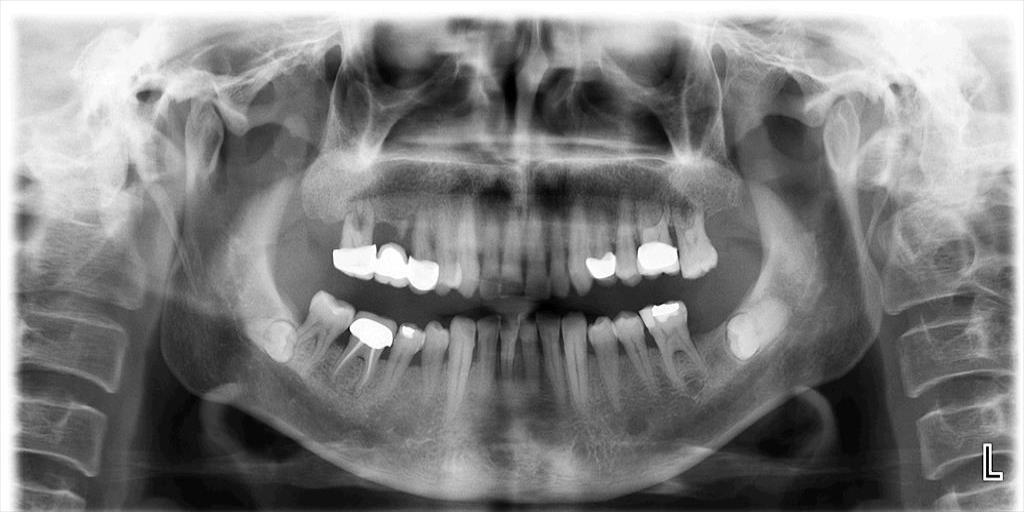
#> input picture image processing codes/KODLAR9_Esikleme_Threshold/KODLAR9_Esikleme_Threshold/Resim13_Rontgen_Panoramik.jpg, 1024 x 512 px
$ python K9_1_1_RESIM_Esikleme_Threshold_BINARY.py
#> lines starting #> are read from the running program, lines starting #| are printed output that depends on the picture; after the words box and inside, x2 and y2 are one past the last pixel; in counts of white or black regions, pixels touching at a corner belong together

import cv2
import numpy as np
import matplotlib.pyplot as plt

# Resmi oku
img1 = cv2.imread('Resim13_Rontgen_Panoramik.jpg')
#> img1 is the input picture: shape (512, 1024, 3); min 0, max 255, mean 127.4
#img1 = cv2.imread('Resim2_Coklu_Bugday.png')

# Gri tonlamaya çevir
img = cv2.cvtColor(img1, cv2.COLOR_BGR2GRAY)

# Eşikleme işlemi uygula (cv2.THRESH_BINARY)
# Piksel değerleri eşik değerinden büyükse, 255 (beyaz) değerini alır, aksi halde 0 (siyah) değerini alır.
ret1, thresh1 = cv2.threshold(img, 230, 255, cv2.THRESH_BINARY)
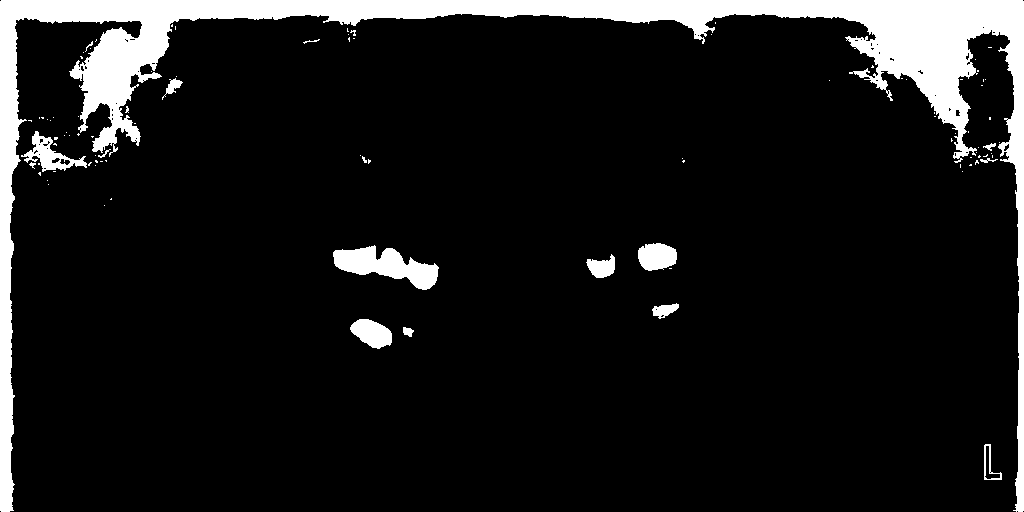
#> thresh1: shape (512, 1024); 10% white; 95 white regions (79 under 20 px), largest, box (x1, y1, x2, y2) and area: (0, 0, 1024, 512) 45739, (333, 245, 439, 290) 2408, (21, 131, 87, 172) 918

# Gri seviye resmin histogramını hesapla
hist = cv2.calcHist([img], [0], None, [256], [0, 256])
#> hist = 256 values, max 11088 at index 255, min 41 at index 3, mean 2048

# Histogramı çiz
plt.plot(hist, color='b')
plt.title('Gri Seviye Histogram')
plt.show()
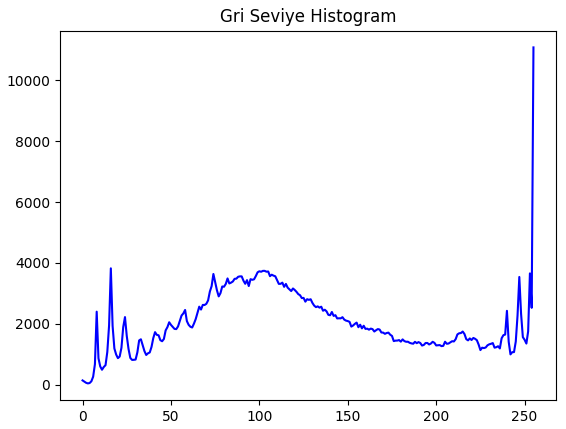
#> figure drawn by matplotlib, 1 panel; curve peaks at x = 255, y = 11088

# Resimleri göster
cv2.imshow("RENKLI", img1)
cv2.imshow("GRAY", img)
cv2.imshow("THRESH_BINARY", thresh1)

# Bekle ve ekrandan çık
cv2.waitKey(0)
cv2.destroyAllWindows()

$ run again, with image processing codes/KODLAR9_Esikleme_Threshold/KODLAR9_Esikleme_Threshold/Resim2_Coklu_Bugday.png saved as image processing codes/KODLAR9_Esikleme_Threshold/KODLAR9_Esikleme_Threshold/Resim13_Rontgen_Panoramik.jpg
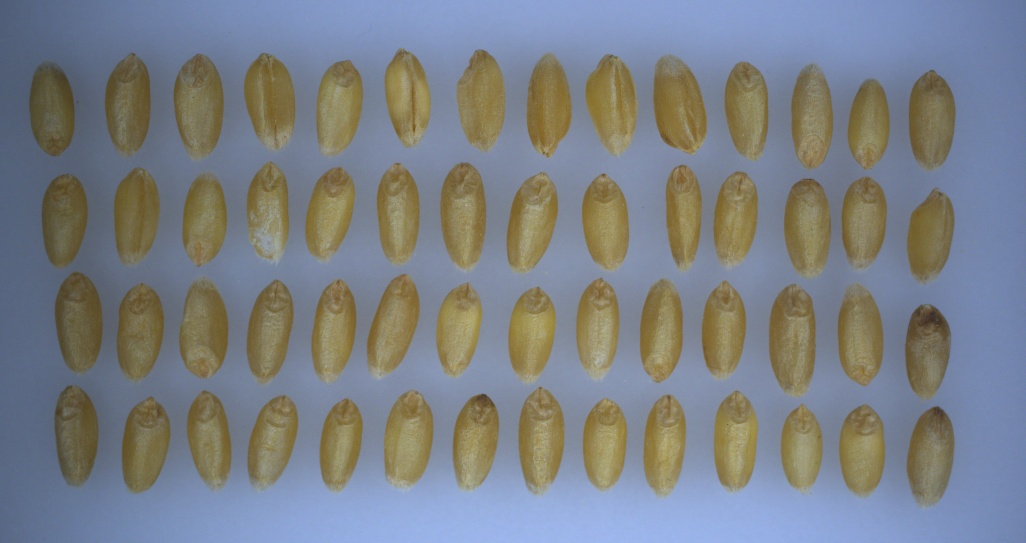
#> input picture image processing codes/KODLAR9_Esikleme_Threshold/KODLAR9_Esikleme_Threshold/Resim2_Coklu_Bugday.png, 1026 x 543 px
#> img1 is the input picture: shape (543, 1026, 3); mean B, G, R 134.1, 128.1, 123.2
#> `img = cv2.cvtColor(img1, cv2.COLOR_BGR2GRAY)`:
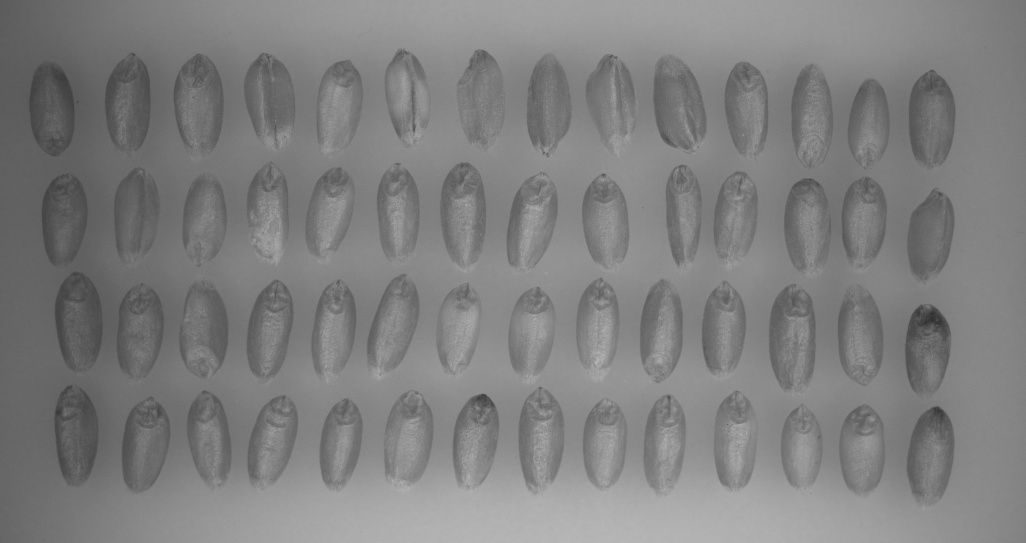
#> img: shape (543, 1026); min 46, max 184, mean 127.3
#> thresh1: shape (543, 1026); every value is 0
#> hist = 256 values, max 13726 at index 131, min 0 at index 0, mean 2176.2
#> `plt.show()`:
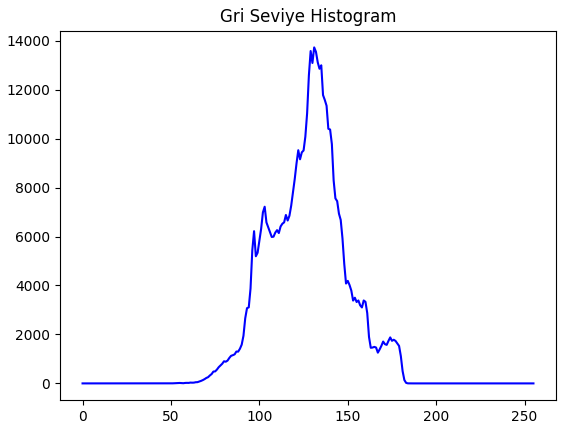
#> figure drawn by matplotlib, 1 panel; curve peaks at x = 131, y = 13726

$ run again, with image processing codes/KODLAR9_Esikleme_Threshold/KODLAR9_Esikleme_Threshold/Resim17_Bitewing1.jpg copied over image processing codes/KODLAR9_Esikleme_Threshold/KODLAR9_Esikleme_Threshold/Resim13_Rontgen_Panoramik.jpg
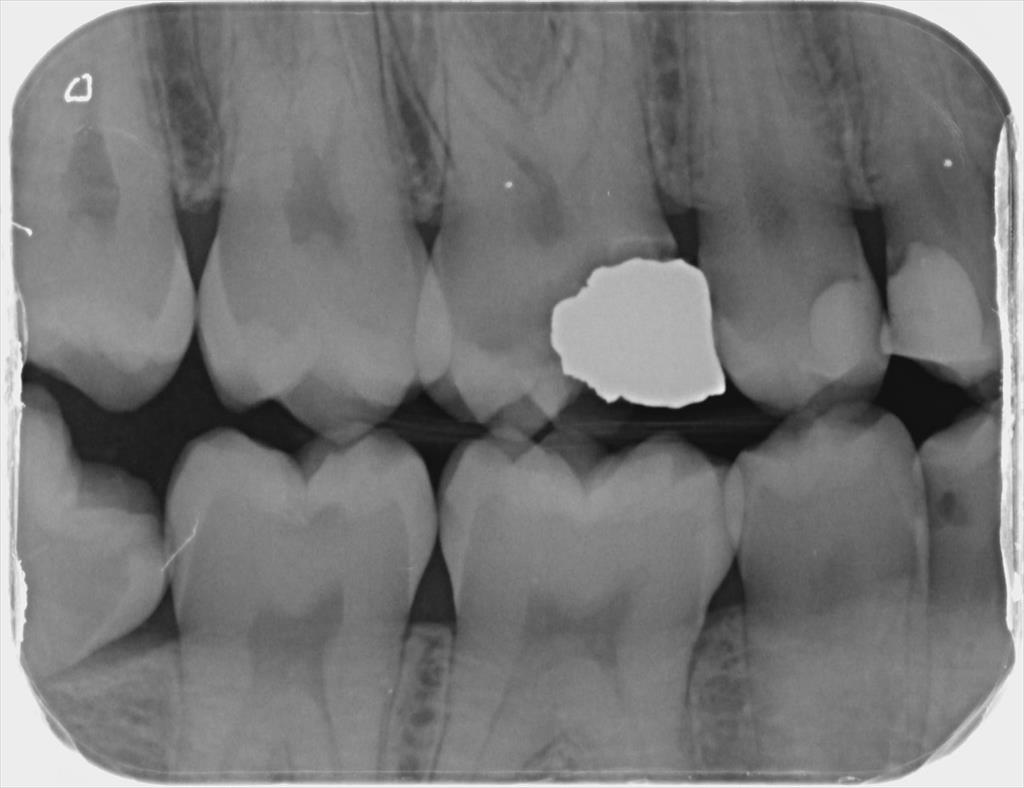
#> input picture image processing codes/KODLAR9_Esikleme_Threshold/KODLAR9_Esikleme_Threshold/Resim17_Bitewing1.jpg, 1024 x 788 px
#> img1 is the input picture: shape (788, 1024, 3); min 12, max 253, mean 118.6
#> `ret1, thresh1 = cv2.threshold(img, 230, 255, cv2.THRESH_BINARY)`:
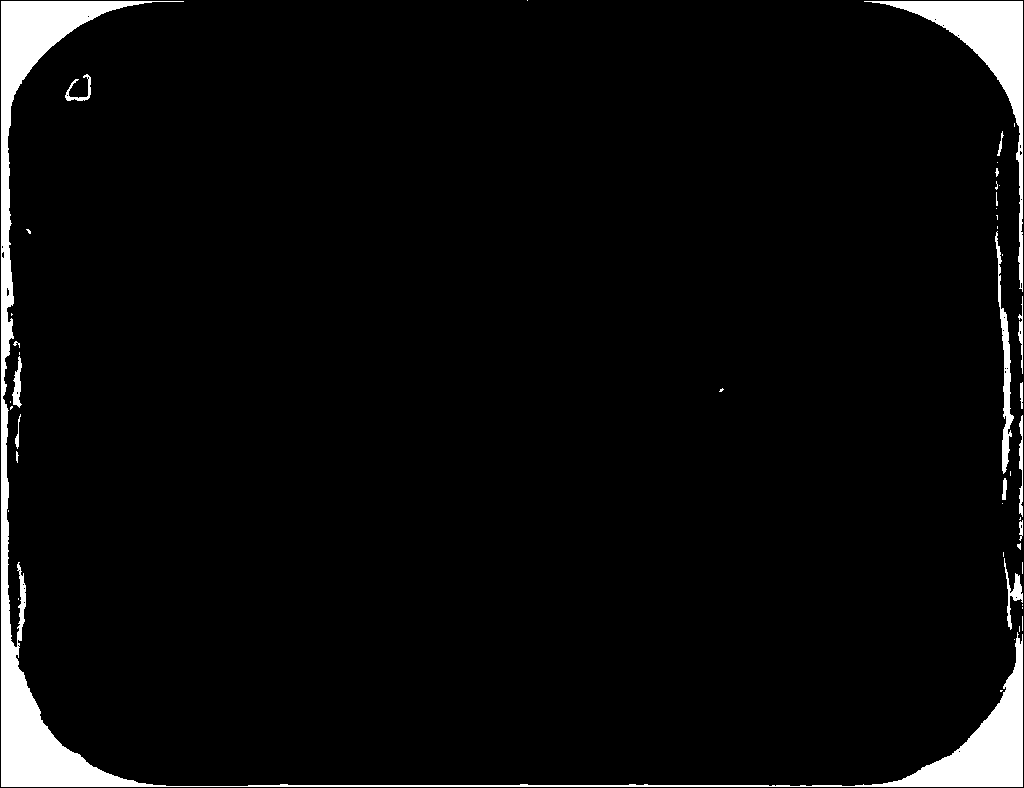
#> thresh1: shape (788, 1024); 4.4% white; 46 white regions (30 under 20 px), largest, box (x1, y1, x2, y2) and area: (1, 1, 1023, 787) 25758, (864, 1, 1023, 292) 6705, (995, 231, 1014, 474) 1258
#> hist = 256 values, max 18085 at index 237, min 0 at index 0, mean 3152
#> `plt.show()`:
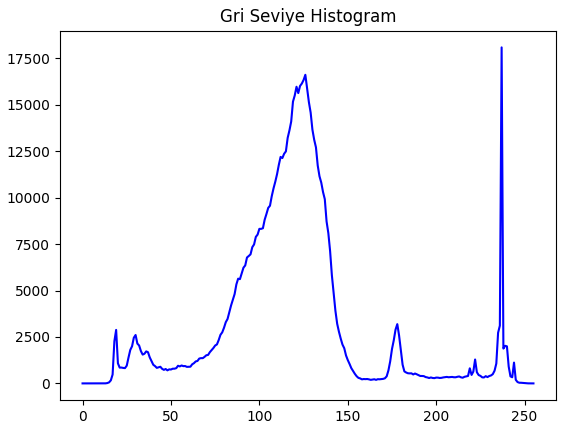
#> figure drawn by matplotlib, 1 panel; curve peaks at x = 237, y = 18085

$ run again, with image processing codes/KODLAR9_Esikleme_Threshold/KODLAR9_Esikleme_Threshold/Resim18_Bitewing2.jpg copied over image processing codes/KODLAR9_Esikleme_Threshold/KODLAR9_Esikleme_Threshold/Resim13_Rontgen_Panoramik.jpg
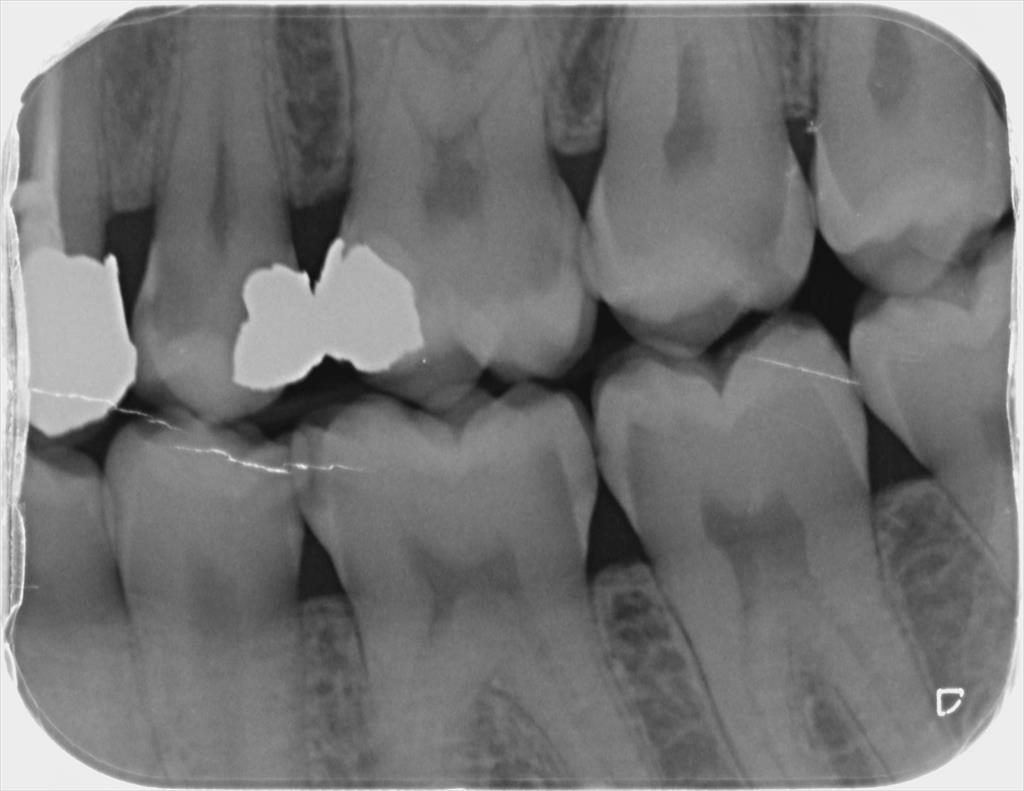
#> input picture image processing codes/KODLAR9_Esikleme_Threshold/KODLAR9_Esikleme_Threshold/Resim18_Bitewing2.jpg, 1024 x 791 px
#> img1 is the input picture: shape (791, 1024, 3); min 13, max 255, mean 116.5
#> `ret1, thresh1 = cv2.threshold(img, 230, 255, cv2.THRESH_BINARY)`:
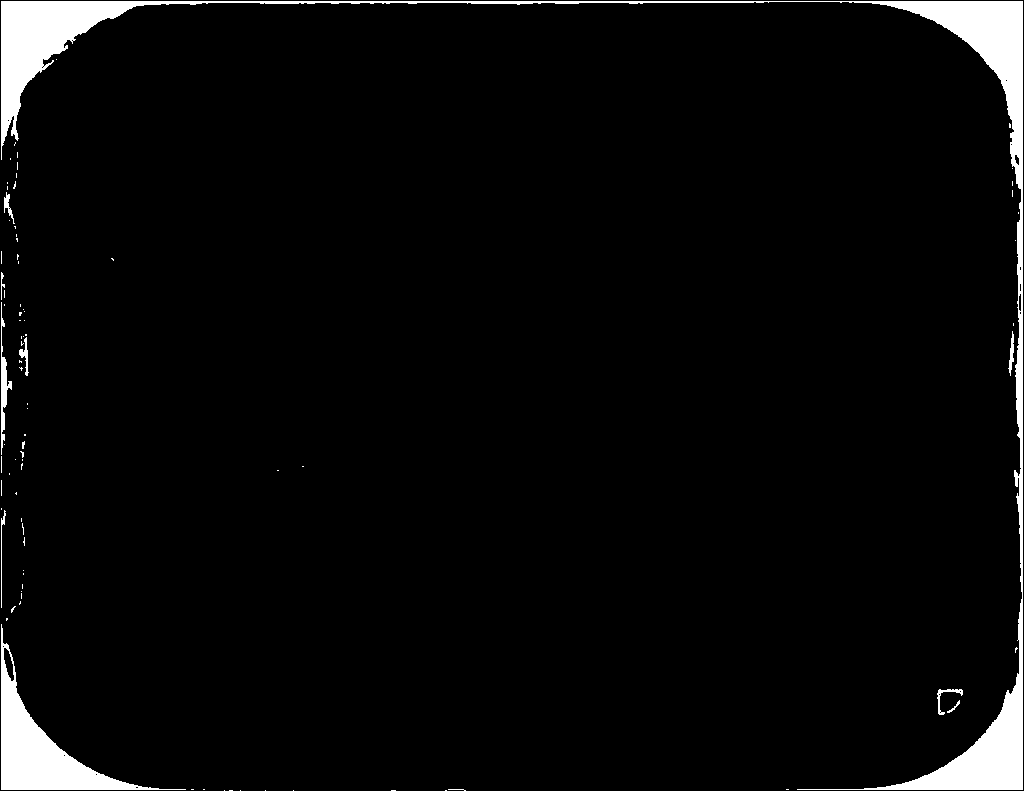
#> thresh1: shape (791, 1024); 3.9% white; 87 white regions (77 under 20 px), largest, box (x1, y1, x2, y2) and area: (1, 1, 1023, 790) 23466, (1, 624, 186, 790) 6467, (1, 302, 12, 455) 536
#> hist = 256 values, max 16399 at index 237, min 0 at index 0, mean 3164
#> `plt.show()`:
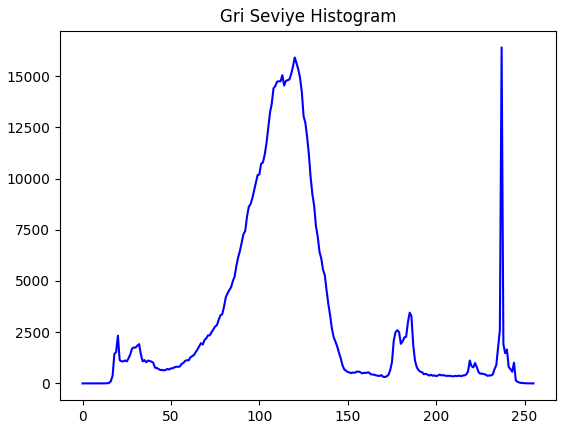
#> figure drawn by matplotlib, 1 panel; curve peaks at x = 237, y = 16399
